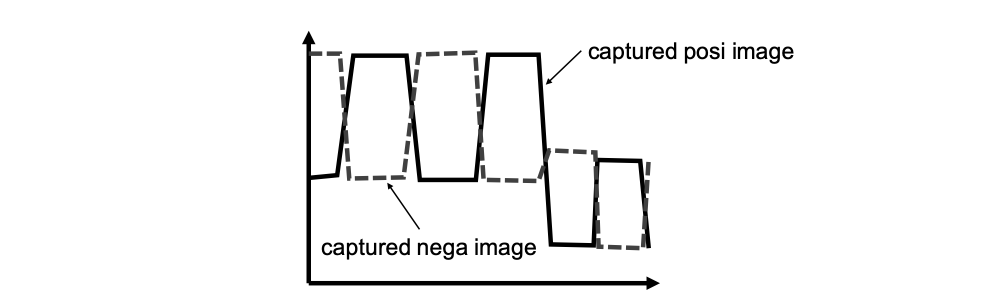
#> input picture documents/posinega_comparing.png, 1999 x 610 px, given in place of the camera (shown at 1/2 size)
$ python capture_xy.py
#> lines starting #> are read from the running program, lines starting #| are printed output that depends on the picture; after the words box and inside, x2 and y2 are one past the last pixel; in counts of white or black regions, pixels touching at a corner belong together
### structuredlight/structuredlight.py
import numpy as np

class StructuredLight:
    def generate(self, dsize):
        # dsize = (width, height)
        raise NotImplementedError()

    def decode(self, imlist):
        raise NotImplementedError()

    @staticmethod
    def split(imgs):
        return list(imgs.transpose(2, 0, 1))

    @staticmethod
    def merge(imlist):
        return np.dstack(imlist)

    # [33 lines left out: function binarize, not called in this run]

### structuredlight/gray.py
import numpy as np
from structuredlight import StructuredLight

class Gray(StructuredLight):
    def generate(self, dsize):
        width, height = dsize
        num = len(bin(width-1))-2

        imgs_code = 255*np.fromfunction(lambda y,x,n: ((x^(x>>1))&(1<<(num-1-n))!=0), (height,width,num), dtype=int).astype(np.uint8)

        imlist = self.split(imgs_code)
        return imlist

    # [16 lines left out: function decode, not called in this run]

### structuredlight/util.py
import numpy as np
from typing import Tuple

# [5 lines left out: function transpose, not called in this run]

def invert(imlist):
    """
    Invert the color of an image in the list of images
    """
    return [ 255-img for img in imlist]

# [52 lines left out: function getCorrespondencePoints, not called in this run]

### examples/capture_xy.py
"""
Capture projection pattern and decode both xy.
"""
import cv2
import numpy as np
import structuredlight as sl

def imshowAndCapture(cap, img_pattern, delay=250):
#> called with delay = 250
    cv2.imshow("", img_pattern)
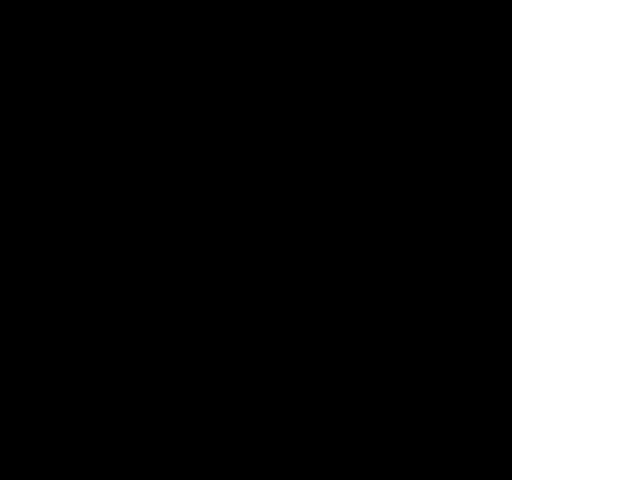
#> window '': shape (480, 640); 20% white; 1 white region, box (x1, y1, x2, y2) and area: (512, 0, 640, 480) 61440
    cv2.waitKey(delay)
    ret, img_frame = cap.read()
#> img_frame is the input picture: shape (610, 1999, 3); min 0, max 255, mean 245.2
    img_gray = cv2.cvtColor(img_frame, cv2.COLOR_BGR2GRAY)
    return img_gray

def main():
    width  = 640
    height = 480

    cap = cv2.VideoCapture(1) # External web camera
    gray = sl.Gray()


    # Generate and Decode x-coord
    # Generate
    imlist_posi_x_pat = gray.generate((width, height))
    imlist_nega_x_pat = sl.invert(imlist_posi_x_pat)

    # Capture
    imlist_posi_x_cap = [ imshowAndCapture(cap, img) for img in imlist_posi_x_pat]
#> call 2 of imshowAndCapture, with delay = 250
#> in imshowAndCapture (call 2), `cv2.imshow("", img_pattern)`:
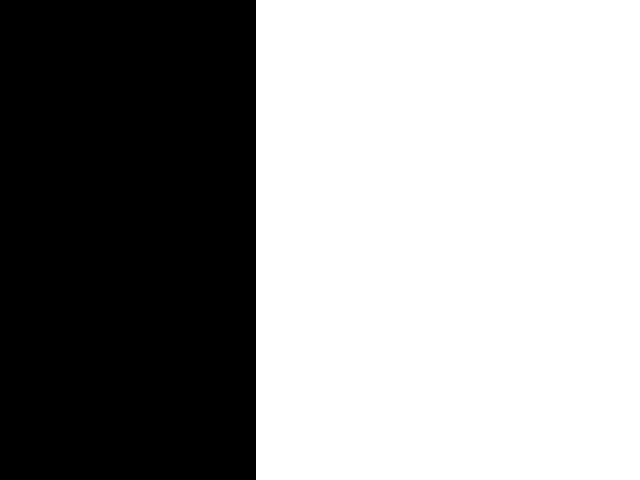
#> window '': shape (480, 640); 60% white; 1 black region, box (x1, y1, x2, y2) and area: (0, 0, 256, 480) 122880
#> call 3 of imshowAndCapture, with delay = 250
#> in imshowAndCapture (call 3), `cv2.imshow("", img_pattern)`:
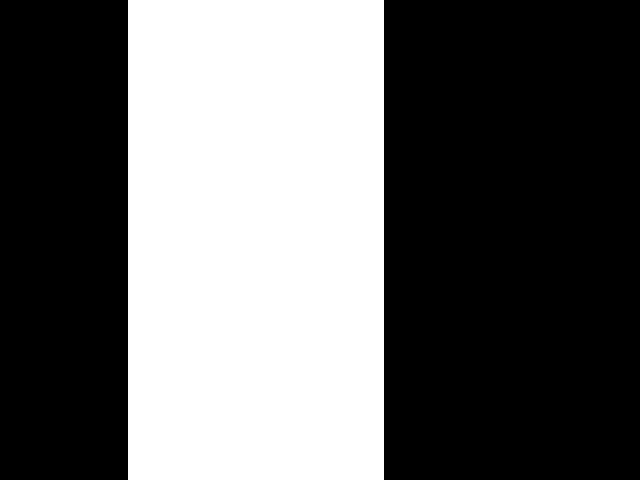
#> window '': shape (480, 640); 40% white; 1 white region, box (x1, y1, x2, y2) and area: (128, 0, 384, 480) 122880
#> call 4 of imshowAndCapture, with delay = 250
#> in imshowAndCapture (call 4), `cv2.imshow("", img_pattern)`:
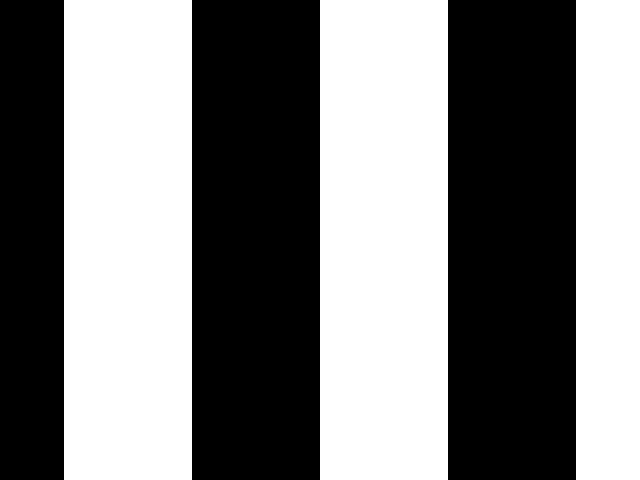
#> window '': shape (480, 640); 50% white; 3 white regions, box (x1, y1, x2, y2) and area: (64, 0, 192, 480) 61440, (320, 0, 448, 480) 61440, (576, 0, 640, 480) 30720
#> in imshowAndCapture (call 5), `cv2.imshow("", img_pattern)`:
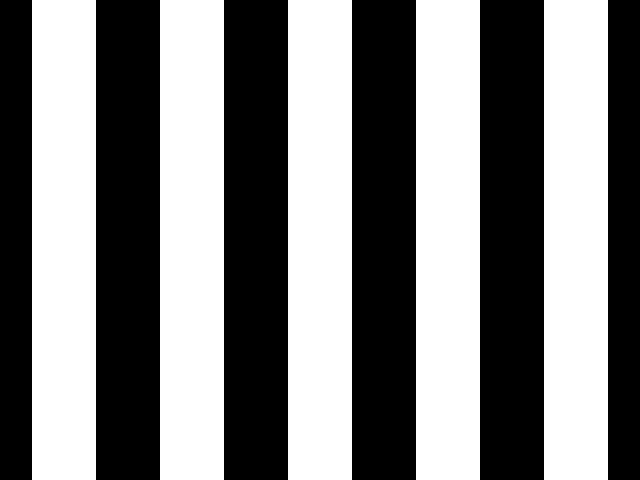
#> window '': shape (480, 640); 50% white; 5 white regions, box (x1, y1, x2, y2) and area: (32, 0, 96, 480) 30720, (160, 0, 224, 480) 30720, (288, 0, 352, 480) 30720, (416, 0, 480, 480) 30720, (544, 0, 608, 480) 30720
#> in imshowAndCapture (call 6), `cv2.imshow("", img_pattern)`:
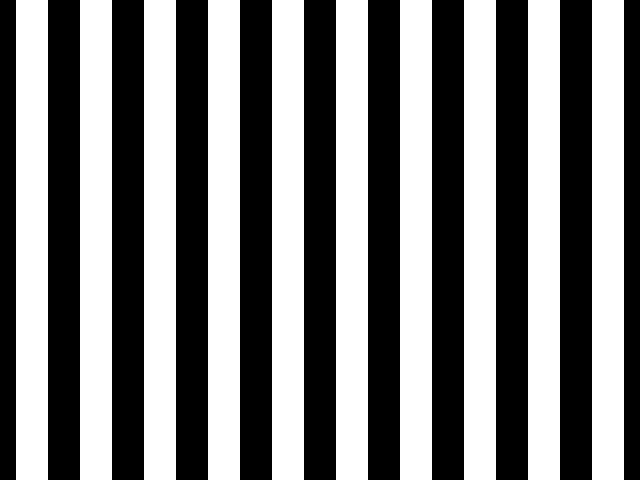
#> window '': shape (480, 640); 50% white; 10 white regions, largest, box (x1, y1, x2, y2) and area: (16, 0, 48, 480) 15360, (80, 0, 112, 480) 15360, (144, 0, 176, 480) 15360
#> in imshowAndCapture (call 7), `cv2.imshow("", img_pattern)`:
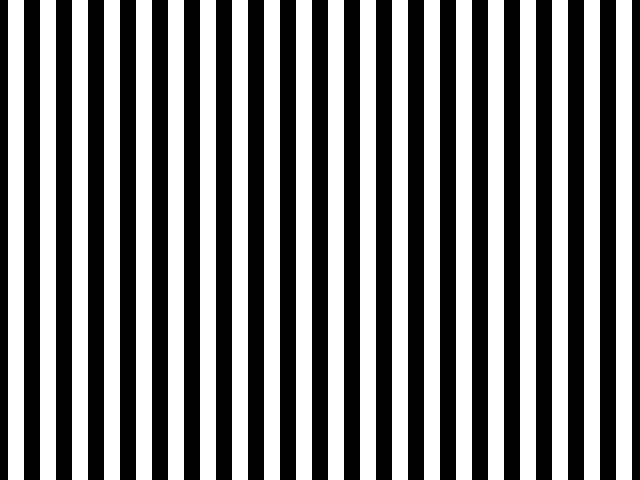
#> window '': shape (480, 640); 50% white; 20 white regions, largest, box (x1, y1, x2, y2) and area: (8, 0, 24, 480) 7680, (40, 0, 56, 480) 7680, (72, 0, 88, 480) 7680
    imlist_nega_x_cap = [ imshowAndCapture(cap, img) for img in imlist_nega_x_pat]

    # Decode
    img_index_x = gray.decode(imlist_posi_x_cap, imlist_nega_x_cap)


    # Generate and Decode y-coord
    # Generate
    imlist = gray.generate((height, width))
    imlist_posi_y_pat = sl.transpose(imlist)
    imlist_nega_y_pat = sl.invert(imlist_posi_y_pat)

    # Capture
    imlist_posi_y_cap = [ imshowAndCapture(cap, img) for img in imlist_posi_y_pat]
    imlist_nega_y_cap = [ imshowAndCapture(cap, img) for img in imlist_nega_y_pat]

    # Decode
    img_index_y = gray.decode(imlist_posi_y_cap, imlist_nega_y_cap)


    # Visualize decode result
    img_correspondence = cv2.merge([0.0*np.zeros_like(img_index_x), img_index_x/width, img_index_y/height])
    img_correspondence = np.clip(img_correspondence*255.0, 0, 255).astype(np.uint8)
    cv2.imshow("x:Green, y:Red", img_correspondence)
    cv2.waitKey(0)
    cv2.imwrite("correspondence.png", img_correspondence)
    cv2.destroyAllWindows()
    cap.release()

if __name__=="__main__":
    main()
